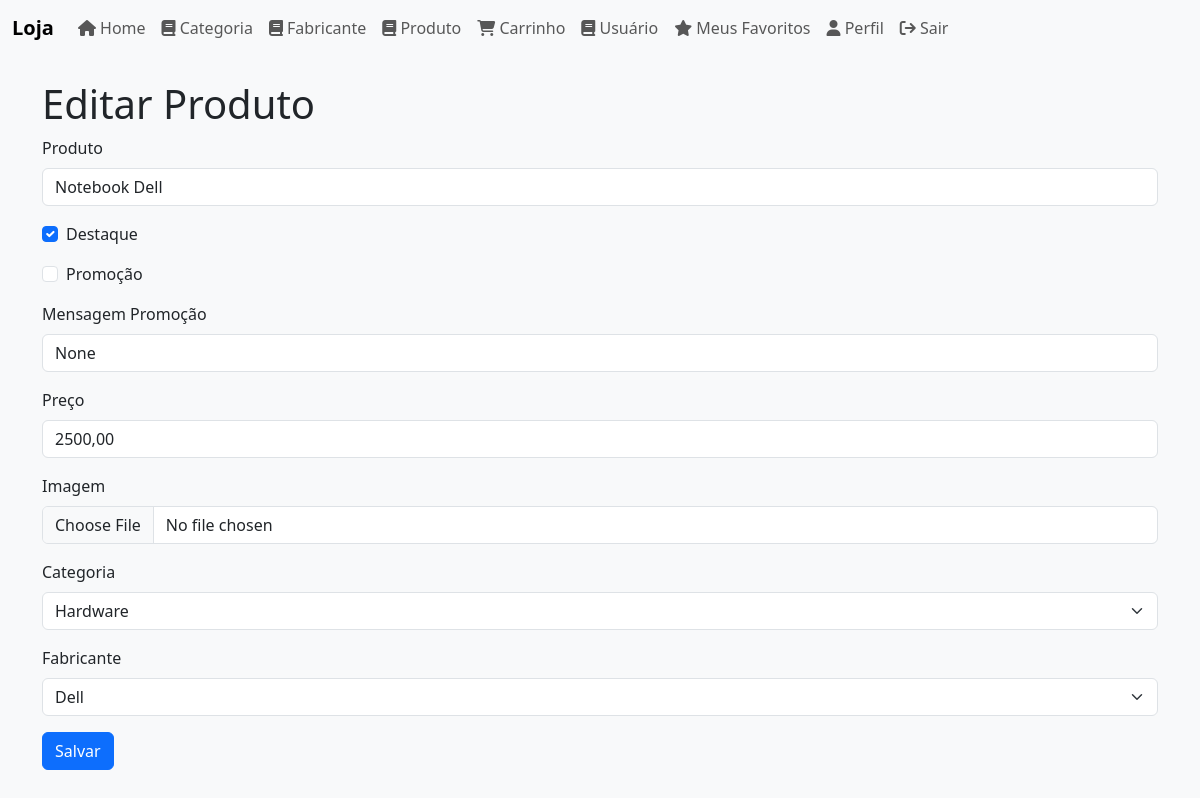
The page /produto/1/edit/ (signed in) on the database its author committed.
### loja/models/Produto.py (models this page shows, shortened)
class Produto(models.Model):
    produto = models.CharField(max_length=200)
    destaque = models.BooleanField(default=False)
    promocao = models.BooleanField(default=False)
    msgPromocao = models.CharField(max_length=200, blank=True, null=True)
    preco = models.DecimalField(max_digits=10, decimal_places=2, default=0)
    categoria = models.ForeignKey(Categoria, on_delete=models.CASCADE)
    fabricante = models.ForeignKey(Fabricante, on_delete=models.CASCADE)
    criado_em = models.DateTimeField(auto_now_add=True)
    alterado_em = models.DateTimeField(auto_now=True)
    imagem = models.ImageField(upload_to='produtos/', blank=True, null=True)

### loja/models/Categoria.py (models this page shows, shortened)
class Categoria(models.Model):
    categoria = models.CharField(max_length=120)
    criado_em = models.DateTimeField(auto_now_add=True)
    alterado_em = models.DateTimeField(auto_now=True)

### loja/models/Fabricante.py (models this page shows, shortened)
class Fabricante(models.Model):
    fabricante = models.CharField(max_length=120)
    criado_em = models.DateTimeField(auto_now_add=True)
    alterado_em = models.DateTimeField(auto_now=True)

### loja/views/ProdutoView.py (the view)
@login_required
def edit_produto_view(request, id):
    produto = get_object_or_404(Produto, pk=id)
    categorias = Categoria.objects.all()
    fabricantes = Fabricante.objects.all()
    return render(request, 'loja/produto-edit.html', {'produto': produto, 'categorias': categorias, 'fabricantes': fabricantes})

### loja/templates/loja/produto-edit.html (shortened to what this page needs)
{% extends 'loja/base.html' %}
{% block content %}
  <h1>Editar Produto</h1>
  <form method="post" action="{% url 'produto_edit_post' produto.id %}" enctype="multipart/form-data">
    <div class="mb-3">
      <label class="form-label">Produto</label>
      <input class="form-control" name="produto" value="{{ produto.produto }}">
    </div>
    <div class="form-check mb-3">
      <input class="form-check-input" type="checkbox" name="destaque" id="destaque" {% if produto.destaque %}checked{% endif %}>
      <label class="form-check-label" for="destaque">Destaque</label>
    </div>
    <div class="form-check mb-3">
      <input class="form-check-input" type="checkbox" name="promocao" id="promocao" {% if produto.promocao %}checked{% endif %}>
      <label class="form-check-label" for="promocao">Promoção</label>
    </div>
    <div class="mb-3">
      <label class="form-label">Mensagem Promoção</label>
      <input class="form-control" name="msgPromocao" value="{{ produto.msgPromocao }}">
    </div>
    <div class="mb-3">
      <label class="form-label">Preço</label>
      <input class="form-control" name="preco" value="{{ produto.preco }}">
    </div>
    <div class="mb-3">
      <label class="form-label">Imagem</label>
      <input class="form-control" type="file" name="image">
    </div>
    <div class="mb-3">
      <label class="form-label">Categoria</label>
      <select class="form-select" name="CategoriaFk">
        {% for c in categorias %}
          <option value="{{ c.id }}" {% if produto.categoria.id == c.id %}selected{% endif %}>{{ c.categoria }}</option>
        {% endfor %}
      </select>
    </div>
    <div class="mb-3">
      <label class="form-label">Fabricante</label>
      <select class="form-select" name="FabricanteFk">
        {% for f in fabricantes %}
          <option value="{{ f.id }}" {% if produto.fabricante.id == f.id %}selected{% endif %}>{{ f.fabricante }}</option>
        {% endfor %}
      </select>
    </div>
    <button class="btn btn-primary">Salvar</button>
  </form>
{% endblock %}

### loja/static/css/styles.css (style rules this page uses)
body { background-color: #f8f9fa; }

### rows shown on the page
Produto: produto "Notebook Dell", destaque "☑", msgPromocao "None", preco "2500,00", CategoriaFk "Hardware", FabricanteFk "Dell"
